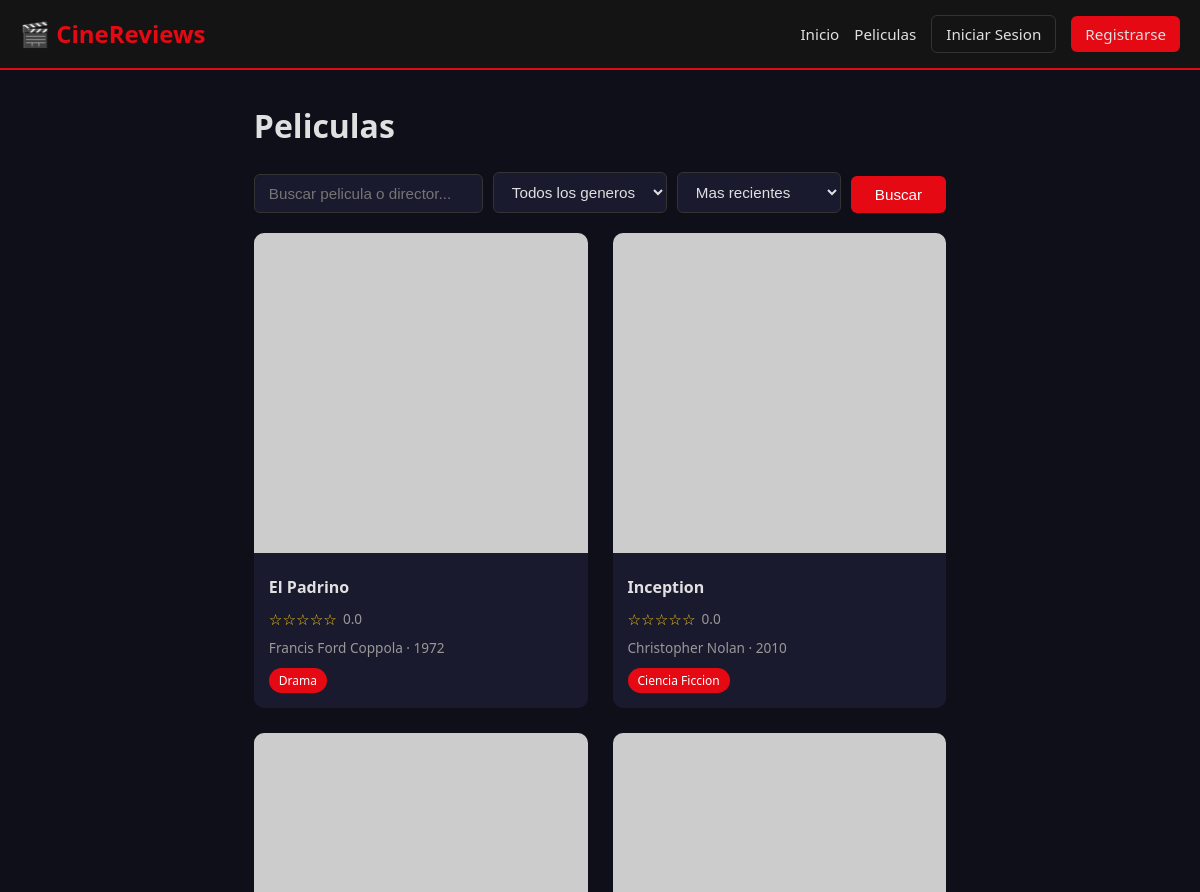
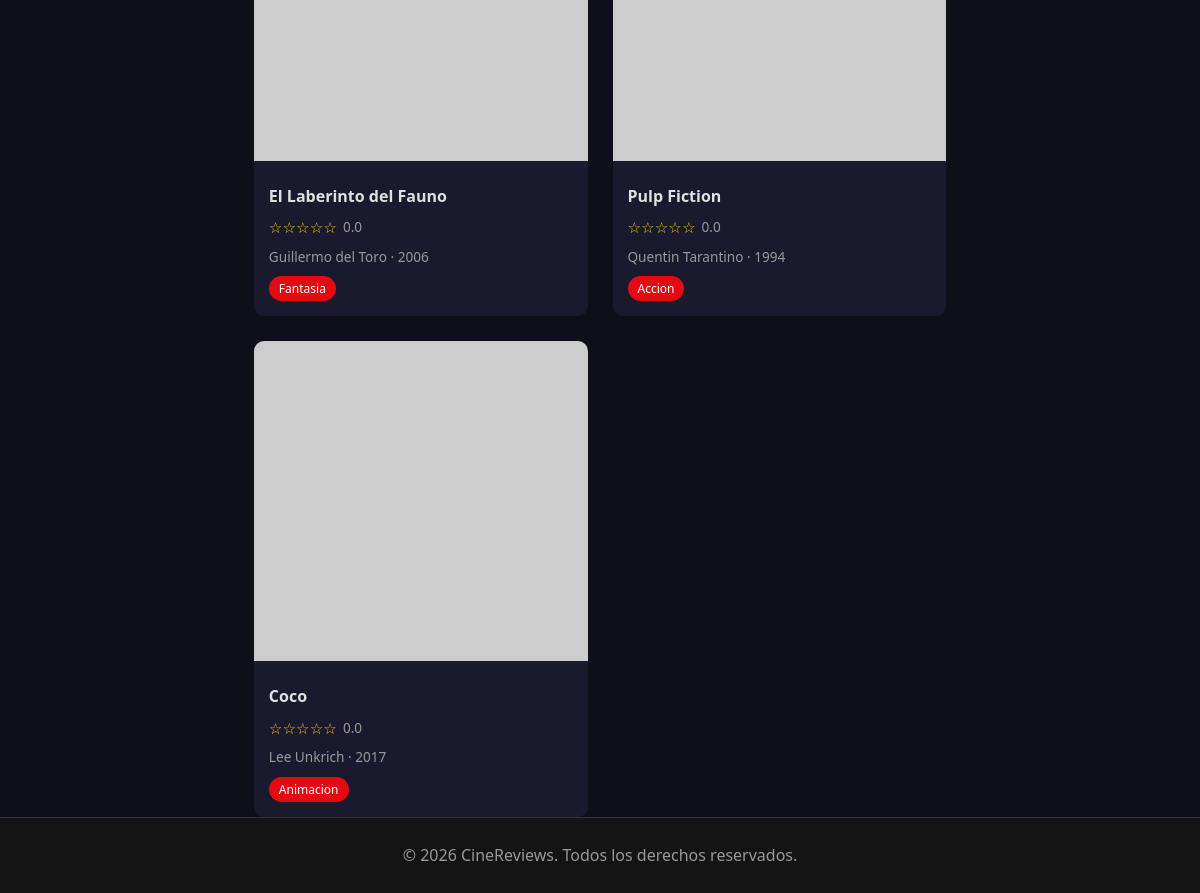
/pages/movies.php, run on the app's committed database (2 pictures, top to bottom).
### tables this page shows
CREATE TABLE movies (
    id INT AUTO_INCREMENT PRIMARY KEY,
    title VARCHAR(200) NOT NULL,
    synopsis TEXT NOT NULL,
    director VARCHAR(100) NOT NULL,
    release_year INT NOT NULL,
    genre VARCHAR(100) NOT NULL,
    poster_url VARCHAR(500) DEFAULT NULL,
    rating_avg DECIMAL(3,2) DEFAULT 0.00,
    created_at TIMESTAMP DEFAULT CURRENT_TIMESTAMP
);

### includes/auth.php (called while the page is built, shortened)
<?php
function sanitize($input) {
    return htmlspecialchars(trim($input), ENT_QUOTES, 'UTF-8');
}

### config/database.php (called while the page is built, shortened)
<?php
function getConnection() {
    static $pdo = null;
    if ($pdo === null) {
        try {
            $dsn = "mysql:host=" . DB_HOST . ";dbname=" . DB_NAME . ";charset=utf8mb4";
            $pdo = new PDO($dsn, DB_USER, DB_PASS, [
                PDO::ATTR_ERRMODE => PDO::ERRMODE_EXCEPTION,
                PDO::ATTR_DEFAULT_FETCH_MODE => PDO::FETCH_ASSOC,
                PDO::ATTR_EMULATE_PREPARES => false,
            ]);
        } catch (PDOException $e) {
            die("Error de conexion: " . $e->getMessage());
        }
    }
    return $pdo;
}

### models/Movie.php (called while the page is built, shortened)
<?php
require_once __DIR__ . '/../config/database.php';
class Movie {
    private $db;
    public function __construct() {
        $this->db = getConnection();
    }
    public function getAll($search = '', $genre = '', $order = 'newest') {
        $sql = "SELECT * FROM movies WHERE 1=1";
        $params = [];
        switch ($order) {
            default: $sql .= " ORDER BY created_at DESC";
        }
        $stmt = $this->db->prepare($sql);
        $stmt->execute($params);
        return $stmt->fetchAll();
    }
}

### pages/movies.php (the view, shortened to what this page needs)
<?php
require_once __DIR__ . '/../models/Movie.php';
require_once __DIR__ . '/../includes/header.php';
$movieModel = new Movie();
$search = trim($_GET['search'] ?? '');
$genre = $_GET['genre'] ?? '';
$order = $_GET['order'] ?? 'newest';
$movies = $movieModel->getAll($search, $genre, $order);
?>
<h1>Peliculas</h1>
<div class="filters">
    <form method="GET" class="filter-form">
        <input type="text" name="search" placeholder="Buscar pelicula o director..."
               value="<?= sanitize($search) ?>">
        <select name="genre">
            <option value="">Todos los generos</option>
        </select>
        <select name="order">
            <option value="newest" <?= $order === 'newest' ? 'selected' : '' ?>>Mas recientes</option>
        </select>
        <button type="submit" class="btn btn-primary">Buscar</button>
    </form>
</div>
<div class="movie-grid">
    <?php if (empty($movies)): ?>
        <p class="no-results">No se encontraron peliculas.</p>
    <?php else: ?>
        <?php foreach ($movies as $movie): ?>
            <div class="movie-card">
                <a href="<?= APP_URL ?>/pages/movie.php?id=<?= $movie['id'] ?>">
                    <img src="<?= sanitize($movie['poster_url'] ?: 'https://via.placeholder.com/300x450?text=' . urlencode($movie['title'])) ?>"
                         alt="<?= sanitize($movie['title']) ?>">
                </a>
                <div class="movie-card-info">
                    <h3><a href="<?= APP_URL ?>/pages/movie.php?id=<?= $movie['id'] ?>"><?= sanitize($movie['title']) ?></a></h3>
                    <div class="rating">
                        <span class="stars"><?= str_repeat('&#9733;', round($movie['rating_avg'])) ?><?= str_repeat('&#9734;', 5 - round($movie['rating_avg'])) ?></span>
                        <span class="rating-num"><?= number_format($movie['rating_avg'], 1) ?></span>
                    </div>
                    <p class="meta"><?= sanitize($movie['director']) ?> &middot; <?= $movie['release_year'] ?></p>
                    <span class="genre-tag"><?= sanitize($movie['genre']) ?></span>
                </div>
            </div>
        <?php endforeach; ?>
    <?php endif; ?>
</div>
<?php require_once __DIR__ . '/../includes/footer.php'; ?>

### css/style.css (style rules this page uses)
* { margin: 0; padding: 0; box-sizing: border-box; }
:root { --primary: #e50914; --primary-dark: #b20710; --dark: #141414; --dark-card: #1a1a2e; --dark-lighter: #16213e; --text: #e0e0e0; --text-muted: #999; --bg: #0f0f1a; --border: #333; --gold: #f5c518; --success: #2ecc71; --danger: #e74c3c; }
body { font-family: 'Segoe UI', Tahoma, Geneva, Verdana, sans-serif; background: var(--bg); color: var(--text); line-height: 1.6; min-height: 100vh; display: flex; flex-direction: column; }
.btn { display: inline-block; padding: 10px 24px; border-radius: 6px; font-size: 0.95rem; font-weight: 500; text-decoration: none; cursor: pointer; border: none; transition: all 0.2s; text-align: center; }
.btn-primary { background: var(--primary); color: #fff; }
h1 { font-size: 2rem; margin: 30px 0 20px; }
.movie-grid { display: grid; grid-template-columns: repeat(auto-fill, minmax(220px, 1fr)); gap: 25px; }
.movie-card { background: var(--dark-card); border-radius: 10px; overflow: hidden; transition: transform 0.2s, box-shadow 0.2s; }
.movie-card img { width: 100%; height: 320px; object-fit: cover; }
.movie-card-info { padding: 15px; }
.movie-card-info h3 { font-size: 1rem; margin-bottom: 6px; }
.movie-card-info h3 a { color: var(--text); text-decoration: none; }
.rating { display: flex; align-items: center; gap: 6px; margin-bottom: 6px; }
.stars { color: var(--gold); font-size: 0.95rem; }
.rating-num { color: var(--text-muted); font-size: 0.85rem; }
.meta { color: var(--text-muted); font-size: 0.85rem; margin-bottom: 8px; }
.genre-tag { display: inline-block; background: var(--primary); color: #fff; padding: 3px 10px; border-radius: 20px; font-size: 0.75rem; }
.filters { margin: 20px 0; }
.filter-form { display: flex; gap: 10px; flex-wrap: wrap; align-items: end; }
.filter-form input, .filter-form select { padding: 10px 14px; border-radius: 6px; border: 1px solid var(--border); background: var(--dark-card); color: var(--text); font-size: 0.95rem; }
.filter-form input { flex: 1; min-width: 200px; }

### data on the page
movies: title "El Padrino", rating_avg "☆☆☆☆☆", rating_avg "0.0", director "Francis Ford Coppola", release_year "1972", genre "Drama"
movies: title "Inception", rating_avg "☆☆☆☆☆", rating_avg "0.0", director "Christopher Nolan", release_year "2010", genre "Ciencia Ficcion"
movies: title "El Laberinto del Fauno", rating_avg "☆☆☆☆☆", rating_avg "0.0", director "Guillermo del Toro", release_year "2006", genre "Fantasia"
movies: title "Pulp Fiction", rating_avg "☆☆☆☆☆", rating_avg "0.0", director "Quentin Tarantino", release_year "1994", genre "Accion"
movies: title "Coco", rating_avg "☆☆☆☆☆", rating_avg "0.0", director "Lee Unkrich", release_year "2017", genre "Animacion"
